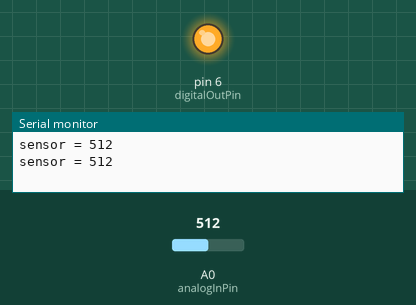
Bench run of a sketch on a simulated Arduino Uno, built with avr-gcc and run on an emulated ATmega328P. On the bench: output pins drawn as LEDs (lit = HIGH), the last lines printed to the serial monitor. The inputs (shaded band) are chosen by the test bench; at power-on: A0 (analogInPin) = 512.

Above: at 2.8 s.
2.9 s: A0 (analogInPin) set to 37
5.6 s: A0 (analogInPin) set to 32
At 6.7 s:
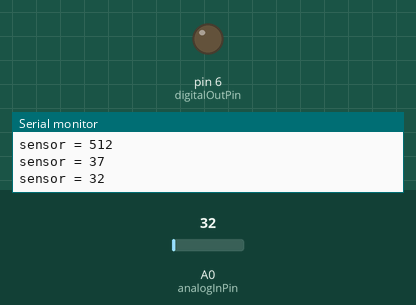
8.3 s: A0 (analogInPin) set to 122
At 11.0 s:
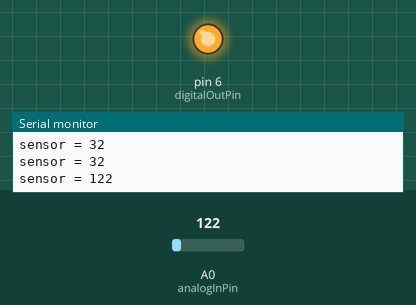
11.5 s: A0 (analogInPin) set to 0
At 12.5 s:
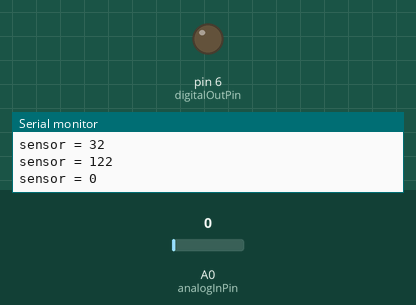
Timing chart, 0 to 14.5 s (numbered marks = the images above; inputs shaded):
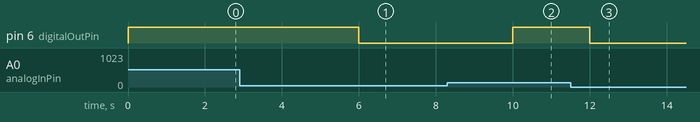

Measured:
- the behaviour switches between 36 and 35 on A0 (analogInPin) (found by bisection; images 0 and 1)
- after the input at 5.6 s, pin 6 (digitalOutPin): HIGH → LOW after 0.40 s
- after the input at 8.3 s, pin 6 (digitalOutPin): LOW → HIGH after 1.7 s
- after the input at 11.5 s, pin 6 (digitalOutPin): HIGH → LOW after 0.50 s

The sketch:

Led_Ambient-Light-Sensor.ino
```cpp
const int analogInPin = A0;
const int digitalOutPin = 6;
const int BorderValue = 35;

int sensorValue = 0;

void setup() {
  //
  Serial.begin(9600);
  pinMode(analogInPin,INPUT);
  pinMode(digitalOutPin,OUTPUT);
}

void loop() {

  sensorValue = analogRead(analogInPin);
  if(sensorValue > BorderValue){
    digitalWrite(digitalOutPin,HIGH);
  }else{
    digitalWrite(digitalOutPin,LOW);
  }
  Serial.print("sensor = " );
  Serial.println(sensorValue);

  delay(2000);
}
```
